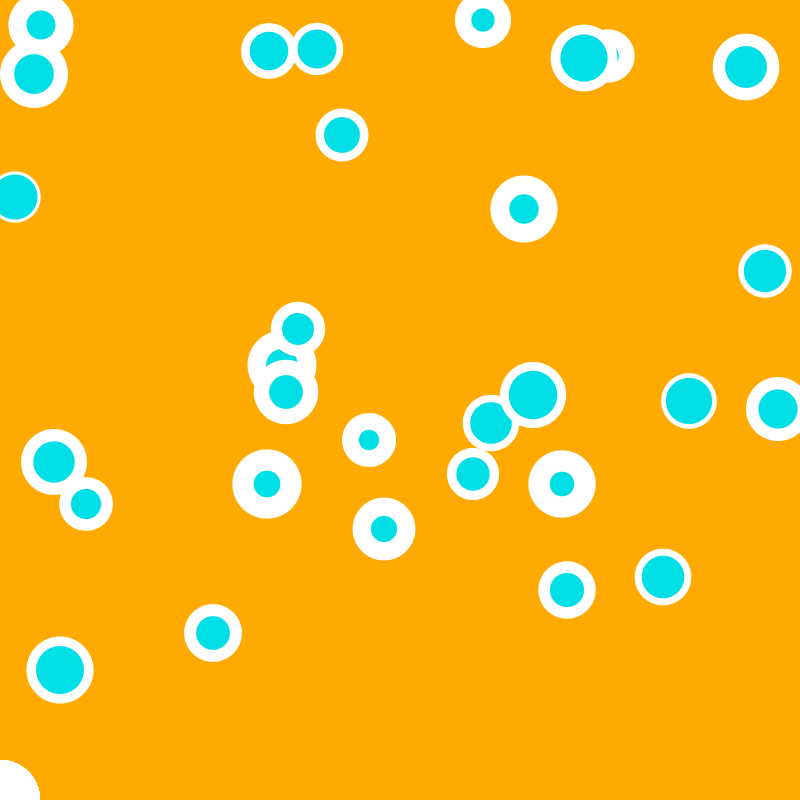
Frame 1 (no input)
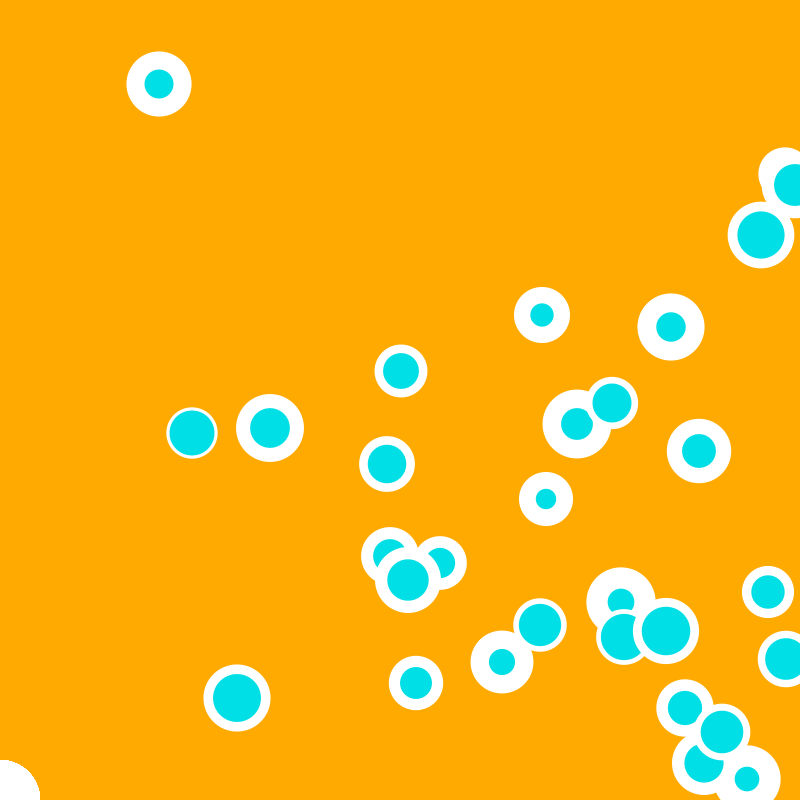
Frame 60 (the mouse pressed at the canvas centre just before this capture)
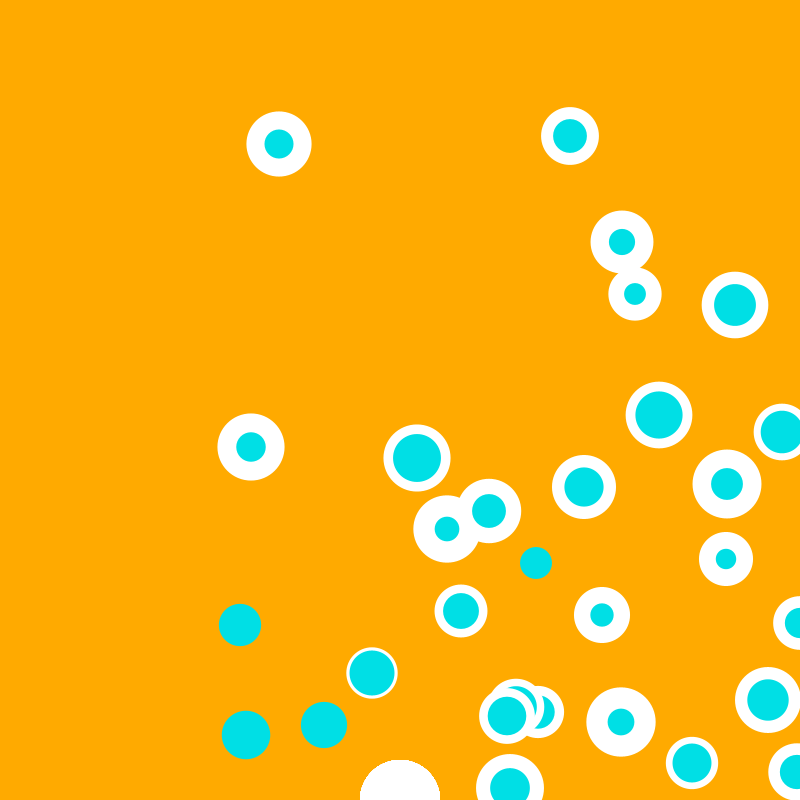
Frame 120 (the mouse held since frame 60 and released just before this capture)

The Processing sketch that drew these frames (run headless with seeded random() and noise(); from frame 60 on, the mouse is pressed at the canvas centre):

// Processing sketch: processing_113483
// ── processing_113483.pde


Ball[] ballArray;

int numBalls = 30;

void setup(){
  size(800, 800);
  
  ballArray = new Ball[numBalls];
  
  for(int i=0; i<ballArray.length; i++){
     ballArray[i] = new Ball();
  } 
}

void draw(){
  background(255,170,0);
  for(int i=0; i < ballArray.length; i++){
     ballArray[i].update();
     ballArray[i].checkPos();
     ballArray[i].display();
  } 
}


void mouseClicked(){
  for(int i=0; i<ballArray.length; i++){
     ballArray[i] = new Ball();
  } 
}



class Ball {

  
  int posX;
  int posY;
  int speedX;
  int speedY;
  float size;
  float size2;
  int diameter =80;
  
  color fillColor = color(255);
  

  
  Ball() {
     posX = int(random(0,width));
     posY = int(random(0,height));
     speedX = int(random(1,8));
     speedY = int(random(1,8));
     size = random(50,70);
     size2 = random(20,50);
  }
  
  
  void update() {
    posX += speedX;
    posY += speedY;
    
    if (posX >= width|| posX <= 0) {
      speedX *= -1;
    }

    if (posY >= height || posY <=0) {
      speedY *= -1;
    }
  }
  
  void checkPos() {
    if( dist(mouseX, width, posX, posY) < size/1) {
      fillColor = color(255, 170, 0);
    } 
  }

 
  void display() {
    noStroke();
    fill(fillColor);
    ellipse( posX, posY, size, size );
    fill(0,223,229);
       ellipse( posX, posY, size2, size2);
       fill(255,255,255);
       noStroke();
       ellipse( mouseX, width, diameter,diameter );
  }
  
}
